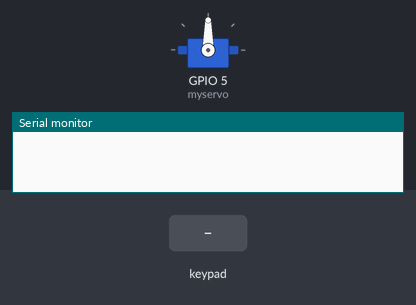
The sketch below on a simulated ESP32. On the bench: servo, the last lines printed to the serial monitor. Inputs (shaded band) come from the test bench.

Above: at 1.2 s.
1.3 s: keypad keys 1 3 1 2 1 4 2 7 A pressed 0.4 s apart
At 4.5 s:
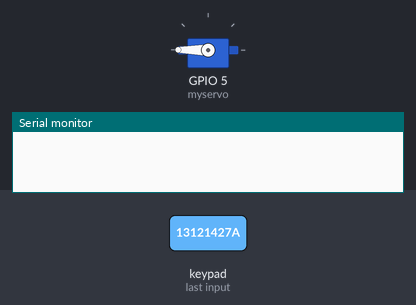
6.4 s: key '#' pressed
At 7.3 s:
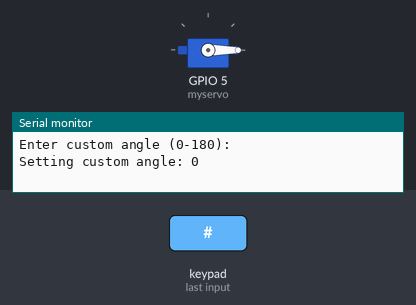
7.9 s: key '5' pressed
At 8.7 s:
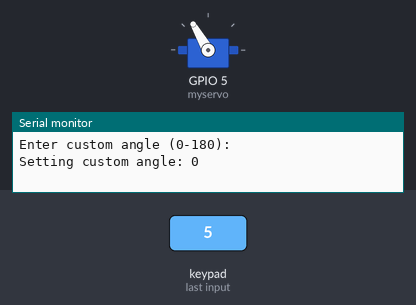
9.4 s: key '1' pressed
At 9.7 s:
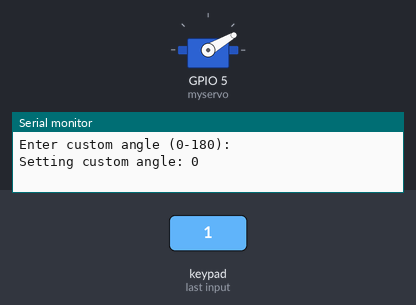
10.9 s: key '2' pressed
At 11.9 s:
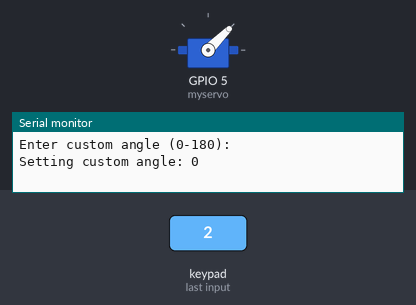
12.4 s: keypad keys 2 6 2 5 3 3 3 2 pressed 0.4 s apart
At 14.4 s:
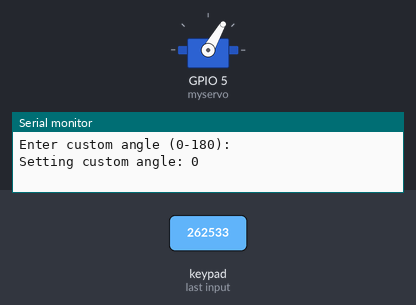
Timing chart, 0 to 16.7 s (numbered marks = the images above; inputs shaded):
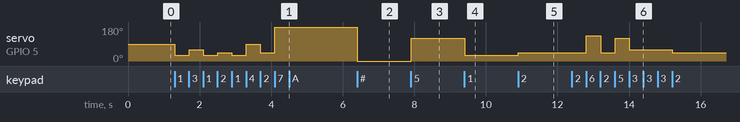

The sketch:

sketch.ino
```cpp
#include <Arduino.h>
#include <ESP32Servo.h>
#include <Keypad.h>

// create an object from Servo Class
Servo myservo;
//Define number of Rows and Columns
const byte ROWS = 4;
const byte COLS = 4;
//Define Keys on the Keypad
char hexaKeys[ROWS][COLS] = {
  {'1','2','3','A'},
  {'4','5','6','B'},
  {'7','8','9','C'},
  {'*','0','#','D'}
};

//Define pins number of rows and columns of the keypad
byte rowPins[ROWS] = {13, 12, 14, 27};
byte colPins[COLS] = {26, 25, 33, 32};

// Create a keypad object
Keypad customKeypad = Keypad(makeKeymap(hexaKeys), rowPins, colPins, ROWS, COLS);

String inputString = ""; // Buffer for custom angle input
bool inputMode = false;  // Flag to track custom angle input mode

void setup() {

  myservo.attach(5);// attach pin 5 to a servo
  Serial.begin(115200);
}

void loop() {
  char customKey = customKeypad.getKey(); // get the key pressed on the keypad

  if (customKey) { // If a key is pressed
    if (inputMode) { // If in custom angle input mode
      if (customKey >= '0' && customKey <= '9') { // If the key is a digit
        // Collect digits for custom angle
        inputString += customKey;
        Serial.print("Current input: ");
        Serial.println(inputString);
      } else if (customKey == '#') { // if a key is #
        setCustomAngle();//then Confirm and set custom angle
        inputMode = false; // Exit custom input mode
        inputString = "";  // Clear input buffer
      } else if (customKey == '*') {
        // Cancel custom angle input
        inputMode = false;
        inputString = "";  // Clear input buffer
        Serial.println("Custom angle input cancelled.");
      }
    } else { // If not in custom angle input mode
      switch (customKey) {
        case '1':
          myservo.write(30);
          break;
        case '2':
          myservo.write(45);
          break;
        case '3':
          myservo.write(60);
          break;
        case '4':
          myservo.write(90);
          break;
        case '5':
          myservo.write(120);
          break;
        case '6':
          myservo.write(135);
          break;
        case '7':
          myservo.write(180);
          break;
        case '*':
          myservo.detach(); // Detach the Servo
          break;
        case '#':
          if (!myservo.attached()) {// if servo is not attached
            myservo.attach(5);//then attach it ti the pin 5
          }
          myservo.write(0); // set the servo to the angle 0
          break;
        case 'A':
          inputMode = true; // Enter custom angle input mode
          Serial.println("Enter custom angle (0-180): ");
          break;
        default:
          break;
      }
    }
  }
}

//BONUS

void setCustomAngle() {
  int angle = inputString.toInt();// covert string to integer
  if (angle < 0) angle = 0; // if it is lower than 0 Set it to 0
  if (angle > 180) angle = 180; // if it is greater than 180 Set it to 180
  myservo.write(angle); // Set servo to the custom angle
  Serial.print("Setting custom angle: ");
  Serial.println(angle);
}
```

Measured:
- after the input at 1.3 s, servo on GPIO 5 (myservo): 90° → 30° at once, → 60° 0.40 s later, → 30° 0.39 s later, → 45° 0.40 s later, … (8 changes in this stretch)
- after the input at 6.4 s, servo on GPIO 5 (myservo): 180° → 0° at once
- after the input at 7.9 s, servo on GPIO 5 (myservo): 0° → 120° at once
- after the input at 9.4 s, servo on GPIO 5 (myservo): 120° → 30° at once
- after the input at 10.9 s, servo on GPIO 5 (myservo): 30° → 45° at once
- after the input at 12.4 s, servo on GPIO 5 (myservo): 45° → 135° after 0.40 s, → 45° 0.40 s later, → 120° 0.40 s later, → 60° 0.39 s later, … (5 changes in this stretch)
